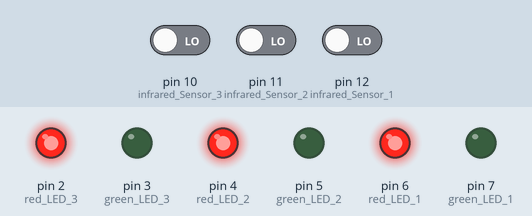
Bench run of a sketch on a simulated Arduino Uno, built with avr-gcc and run on an emulated ATmega328P. Shown: output pins drawn as LEDs (lit = HIGH). The test bench sets the inputs (shaded band); at power-on: pin 10 (infrared_Sensor_3) LOW, pin 11 (infrared_Sensor_2) LOW, pin 12 (infrared_Sensor_1) LOW.

Above: at 1.2 s.
1.3 s: pin 10 (infrared_Sensor_3) driven HIGH
At 2.4 s:
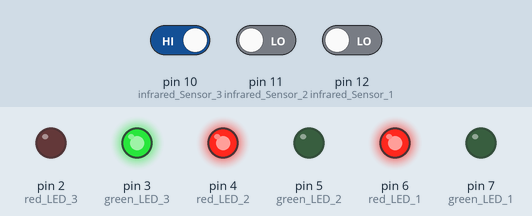
2.8 s: pin 11 (infrared_Sensor_2) driven HIGH
At 3.6 s:
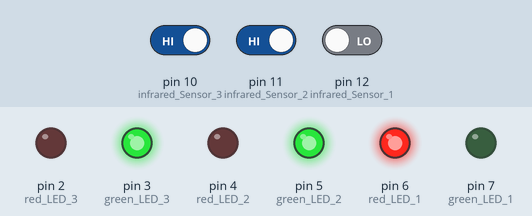
4.3 s: pin 12 (infrared_Sensor_1) driven HIGH
At 4.7 s:
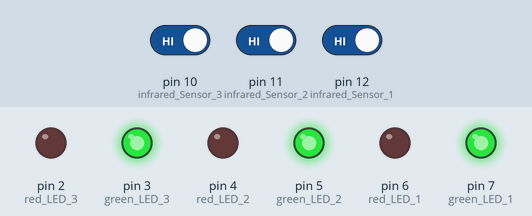
5.8 s: pin 10 (infrared_Sensor_3) driven LOW
At 7.0 s:
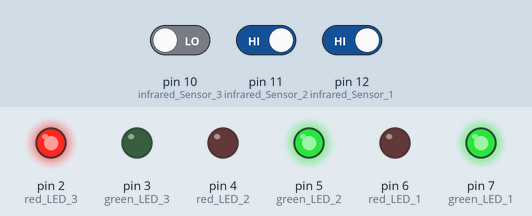
7.3 s: pin 11 (infrared_Sensor_2) driven LOW
At 8.2 s:
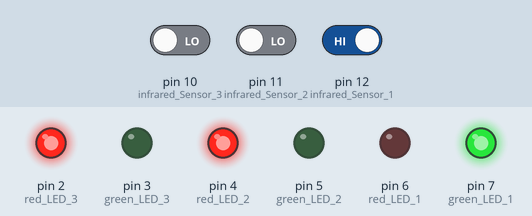
8.8 s: pin 10 (infrared_Sensor_3) driven HIGH
At 9.3 s:
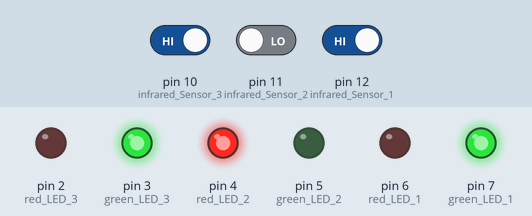
Timing chart, 0 to 11.3 s (numbered marks = the images above; inputs shaded):
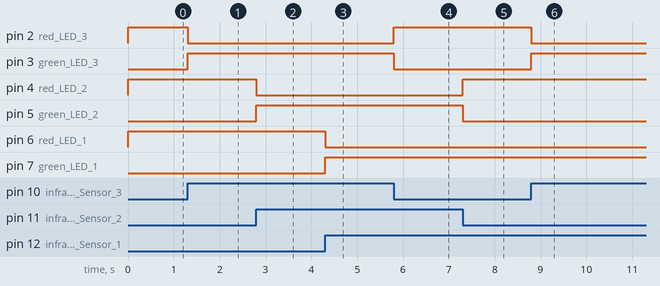

The sketch:

parking.ino
```cpp
const int infrared_Sensor_1 = 12;
const int infrared_Sensor_2 = 11;
const int infrared_Sensor_3 = 10;

const int green_LED_1 = 7;
const int red_LED_1 = 6;
const int green_LED_2 = 5;
const int red_LED_2 = 4;
const int green_LED_3 = 3;
const int red_LED_3 = 2;

int infrared_State_1;
int infrared_State_2;
int infrared_State_3;

void setup()
{
  pinMode(infrared_Sensor_1, INPUT);
  pinMode(infrared_Sensor_2, INPUT);
  pinMode(infrared_Sensor_3, INPUT);

  pinMode(green_LED_1, OUTPUT);
  pinMode(red_LED_1, OUTPUT);
  pinMode(green_LED_2, OUTPUT);
  pinMode(red_LED_2, OUTPUT);
  pinMode(green_LED_3, OUTPUT);
  pinMode(red_LED_3, OUTPUT);
}

void loop()
{
  infrared_State_1 = digitalRead(infrared_Sensor_1);
  infrared_State_2 = digitalRead(infrared_Sensor_2);
  infrared_State_3 = digitalRead(infrared_Sensor_3);

  if (infrared_State_1 == HIGH)
  {
    digitalWrite(green_LED_1, HIGH);
    digitalWrite(red_LED_1, LOW);
  }
  else
  {
    digitalWrite(green_LED_1, LOW);
    digitalWrite(red_LED_1, HIGH);
  }

  if (infrared_State_2 == HIGH)
  {
    digitalWrite(green_LED_2, HIGH);
    digitalWrite(red_LED_2, LOW);
  }
  else
  {
    digitalWrite(green_LED_2, LOW);
    digitalWrite(red_LED_2, HIGH);
  }

  if (infrared_State_3 == HIGH)
  {
    digitalWrite(green_LED_3, HIGH);
    digitalWrite(red_LED_3, LOW);
  }
  else
  {
    digitalWrite(green_LED_3, LOW);
    digitalWrite(red_LED_3, HIGH);
  }
}
```

Measured:
- after the input at 1.3 s, pin 2 (red_LED_3): HIGH → LOW at once; pin 3 (green_LED_3): LOW → HIGH at once
- after the input at 2.8 s, pin 4 (red_LED_2): HIGH → LOW at once; pin 5 (green_LED_2): LOW → HIGH at once
- after the input at 4.3 s, pin 6 (red_LED_1): HIGH → LOW at once; pin 7 (green_LED_1): LOW → HIGH at once
- after the input at 5.8 s, pin 2 (red_LED_3): LOW → HIGH at once; pin 3 (green_LED_3): HIGH → LOW at once
- after the input at 7.3 s, pin 4 (red_LED_2): LOW → HIGH at once; pin 5 (green_LED_2): HIGH → LOW at once
- after the input at 8.8 s, pin 2 (red_LED_3): HIGH → LOW at once; pin 3 (green_LED_3): LOW → HIGH at once
